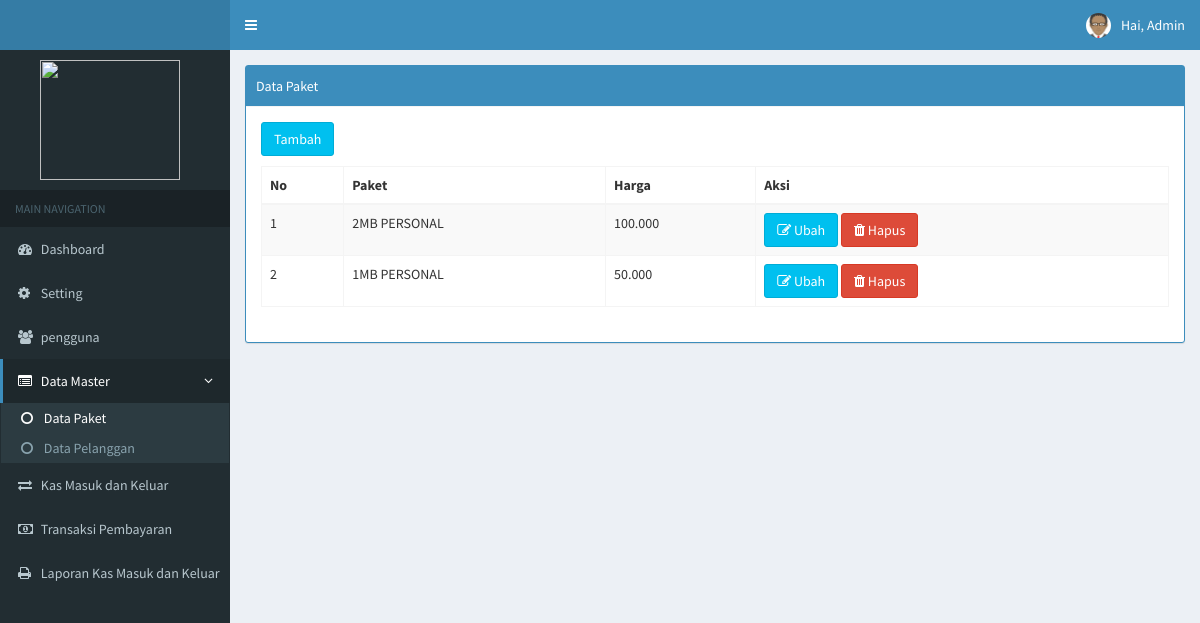
/index.php?page=paket (signed in), run on the app's committed database.
### tables this page shows
CREATE TABLE `tb_user` (
  `id` int(11) NOT NULL,
  `username` varchar(100) NOT NULL,
  `nama_user` varchar(255) NOT NULL,
  `password` varchar(100) NOT NULL,
  `level` varchar(30) NOT NULL,
  `foto` varchar(255) NOT NULL,
  `id_pelanggan` int(11) NOT NULL
);

CREATE TABLE `tb_paket` (
  `id_paket` int(11) NOT NULL,
  `nama_paket` varchar(255) NOT NULL,
  `harga` int(11) NOT NULL
);

### page/paket/paket.php (the view, shortened to what this page needs)
<div class="row">
    <div class="col-md-12">
        <div class="box box-primary box-solid">
            <div class="box-header with-border">
                 Data Paket
            </div>
            <div class="panel-body">
                <div class="table-responsive">
                    <table class="table table-striped table-bordered table-hover" id="example1">
               <button type="button" class="btn btn-info" style="margin-bottom: 10px;" data-toggle="modal" data-target="#modal-default">
               Tambah
              </button>
                <thead>
                <tr>
                  <th>No</th>
                  <th>Paket</th>
                  <th>Harga</th>
                  <th>Aksi</th>
                </tr>
                </thead>
                <tbody>
                	<?php
                			$no = 1;
                			$sql = $koneksi->query("select * from tb_paket order by id_paket desc");
                			while ($data = $sql->fetch_assoc()) {
                	 ?>
                <tr>
                  <td><?php echo $no++; ?></td>
                  <td><?php echo $data['nama_paket'] ?></td>
                  <td><?php echo number_format($data['harga'],0,",",".") ?></td>
                  <td>
                    <a href="#" type="button" class="btn btn-info" data-toggle="modal" data-target="#mymodal<?php echo $data['id_paket']; ?>"><i class="fa fa-edit"></i> Ubah</a>
                     <a onclick="return confirm('Apakah Anda Yakin Mengahpus Data Ini')" href="?page=paket&aksi=hapus&id=<?php echo $data['id_paket'] ;?>" class="btn btn-danger" title=""><i class="fa fa-trash"></i>  Hapus</a>
                  </td>
                </tr>
                  <div class="modal fade" id="mymodal<?php echo $data['id_paket']; ?>">
                <?php } ?>
            </tbody>
        </table>
    </div>
</div>
</div>

### index.php (shortened to what this page needs)
<?php
	 include "include/koneksi.php";
 if ($_SESSION['admin'] || $_SESSION['user']) {
?>
<!DOCTYPE html>
<html>
<head>
  <link rel="stylesheet" href="bootstrap/css/bootstrap.min.css">
  <link rel="stylesheet" href="https://cdnjs.cloudflare.com/ajax/libs/font-awesome/4.5.0/css/font-awesome.min.css">
  <link rel="stylesheet" href="https://cdnjs.cloudflare.com/ajax/libs/ionicons/2.0.1/css/ionicons.min.css">
   <link rel="stylesheet" href="plugins/datatables/dataTables.bootstrap.css">
  <link rel="stylesheet" href="dist/css/AdminLTE.min.css">
   <link rel="stylesheet" href="plugins/select2/select2.min.css">
  <link rel="stylesheet" href="dist/css/skins/_all-skins.min.css">
  <link rel="stylesheet" type="text/css" href="sw/dist/sweetalert.css">
</head>
<body class="hold-transition skin-blue sidebar-mini">
<div class="wrapper">
  <header class="main-header">
    <a href="#" class="logo">
    </a>
    <nav class="navbar navbar-static-top">
      <a href="#" class="sidebar-toggle" data-toggle="offcanvas" role="button">
      </a>
      <?php
            if ($_SESSION['admin']) {
              $user = $_SESSION['admin'];
            }elseif ($_SESSION['user']) {
             $user = $_SESSION['user'];
            }
            $sql_user = $koneksi->query("select * from tb_user where id='$user'");
            $data_user = $sql_user->fetch_assoc();
             $nama = $data_user['nama_user'];
       ?>
      <div class="navbar-custom-menu">
        <ul class="nav navbar-nav">
          <li class="dropdown user user-menu">
            <a href="#" class="dropdown-toggle" data-toggle="dropdown">
              <img src="images/<?php echo $data_user['foto'] ?>" class="user-image" alt="User Image">
              <span class="hidden-xs">Hai, <?php echo $nama ?></span>
            </a>
          </li>
      </div>
    </nav>
  </header>
  	<?php include "include/menu.php"; ?>
     <div class="content-wrapper">
    <section class="content-header">
      <?php include "include/isi.php"; ?>
    </section>
  </div>
</div>
</body>
</html>
<?php
      }else{
        header("location:login.php");
      }
 ?>

### data on the page
tb_user: foto (placeholder picture), nama_user "Admin"
tb_paket: nama_paket "2MB PERSONAL", harga "100.000"
tb_paket: nama_paket "1MB PERSONAL", harga "50.000"
